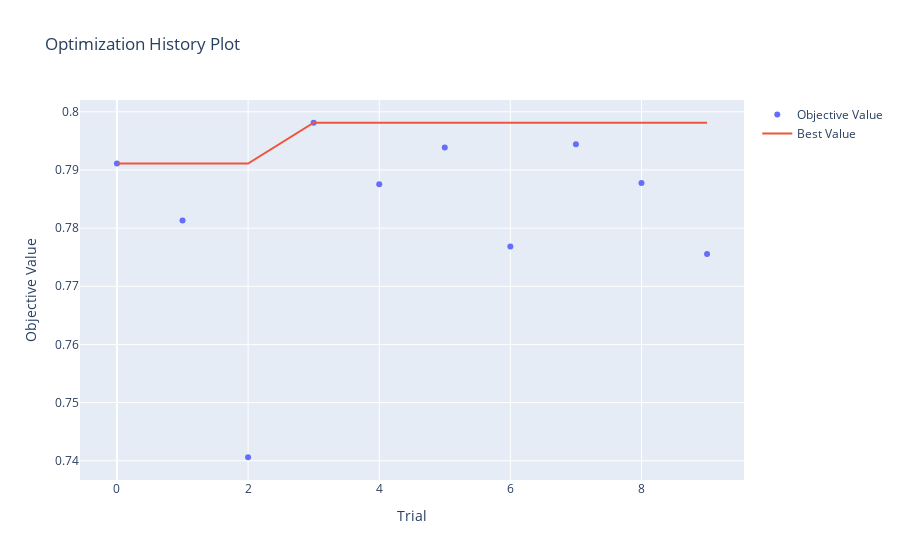

Notebook code cell kept with this figure:
### Markdown cell above
**Visualization**

### Code cell
optuna.visualization.plot_optimization_history(study)

### Figure 1 — Plotly figure (JSON) as saved in the notebook; plotly's stock layout.template omitted (floating-point values rounded to 4 significant figures)
{"data": [{"mode": "markers", "name": "Objective Value", "x": [0, 1, 2, 3, 4, 5, 6, 7, 8, 9], "y": [0.7911, 0.7813, 0.7406, 0.7981, 0.7875, 0.7939, 0.7768, 0.7944, 0.7878, 0.7756], "type": "scatter"}, {"mode": "lines", "name": "Best Value", "x": [0, 1, 2, 3, 4, 5, 6, 7, 8, 9], "y": [0.7911, 0.7911, 0.7911, 0.7981, 0.7981, 0.7981, 0.7981, 0.7981, 0.7981, 0.7981], "type": "scatter"}, {"marker": {"color": "#cccccc"}, "mode": "markers", "name": "Infeasible Trial", "showlegend": false, "x": [], "y": [], "type": "scatter"}], "layout": {"title": {"text": "Optimization History Plot"}, "xaxis": {"title": {"text": "Trial"}}, "yaxis": {"title": {"text": "Objective Value"}}}}
